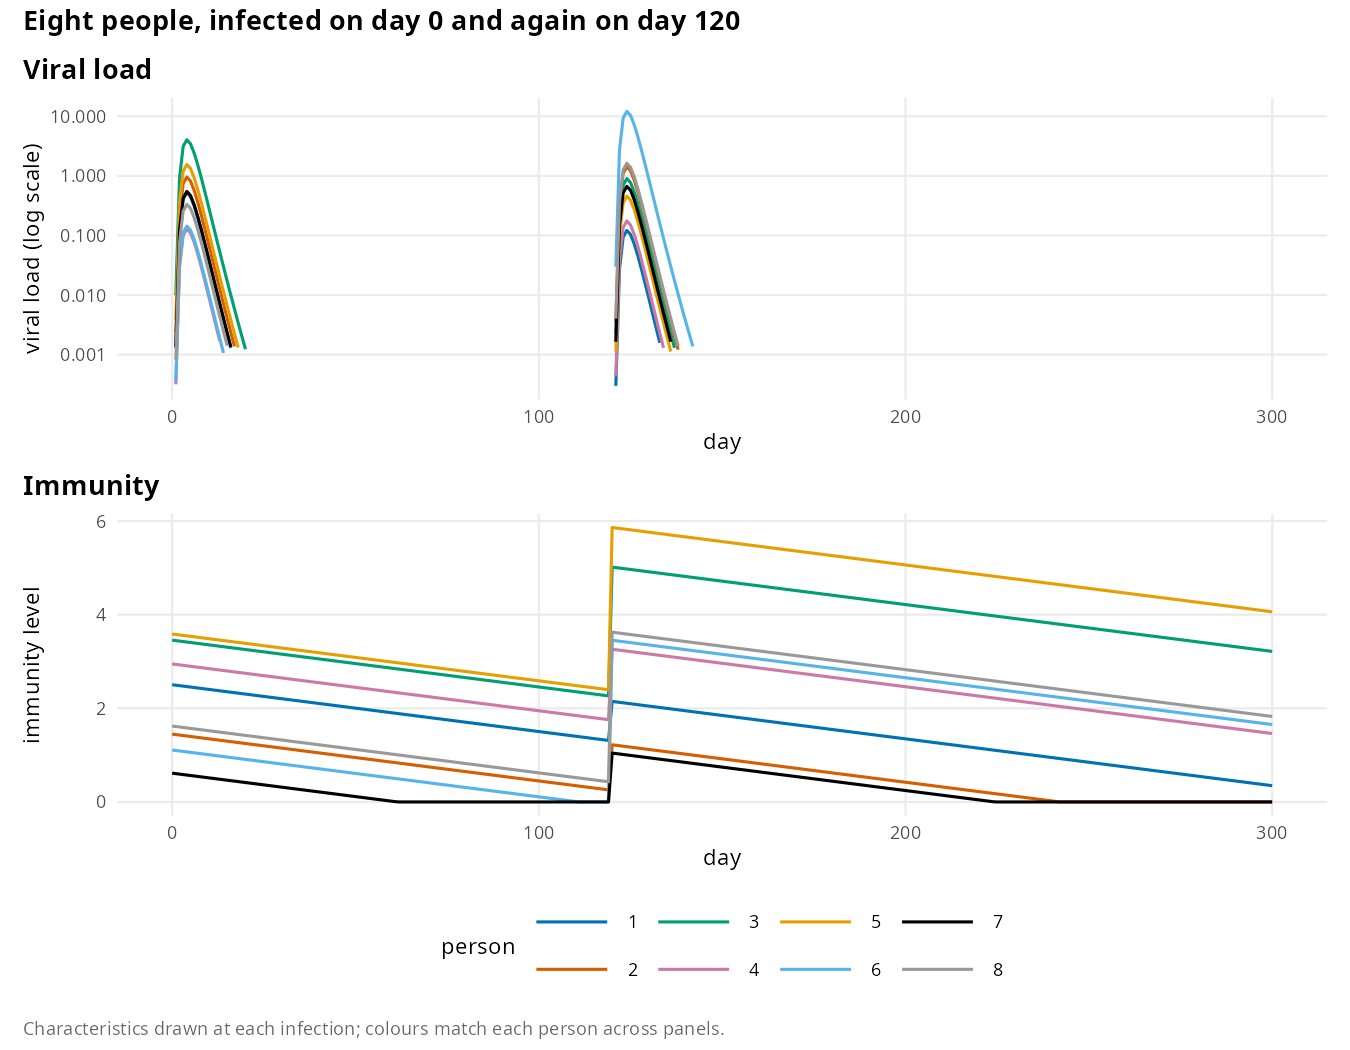

This figure's R source:
# Expected: each person's first infection peaks on day 4 at their drawn
# potential peak viral load, as they have no immunity, and leaves immunity
# equal to their boost size, which then declines linearly. People with
# higher potential peaks tend to have larger boosts (correlation 0.5), but
# not always. The
# reinfection on day 120 has lower viral load the more immunity remains,
# by exp(-0.5 x immunity), and adds its boost to that remaining immunity.

source("reports/theme.R")
library(patchwork)

draws <- read_draws("individual_trajectories")
draws$person <- factor(draws$person)
# draw each infection as its own line, so lines do not join across the
# time between infections
draws$infection <- ifelse(draws$day < 120, "first", "second")

viral_load_figure <- ggplot(draws[draws$infected & draws$viral_load > 0, ],
                            aes(day, viral_load, colour = person,
                                group = interaction(person, infection))) +
  geom_line(linewidth = 0.7) +
  scale_y_log10(labels = scales::label_number()) +
  coord_cartesian(xlim = c(0, 300)) +
  labs(x = "day", y = "viral load (log scale)", title = "Viral load")

immunity_figure <- ggplot(draws, aes(day, immunity_level,
                                     colour = person)) +
  geom_line(linewidth = 0.7) +
  coord_cartesian(xlim = c(0, 300)) +
  labs(x = "day", y = "immunity level", title = "Immunity")

figure <- viral_load_figure / immunity_figure +
  plot_annotation(
    title = "Eight people, infected on day 0 and again on day 120",
    caption = paste("Characteristics drawn at each infection; colours",
                    "match each person across panels.")
  ) +
  plot_layout(guides = "collect") &
  scale_colour_manual(values = identity_colours)
save_figure(figure, "individual_trajectories", width = 9, height = 7)
